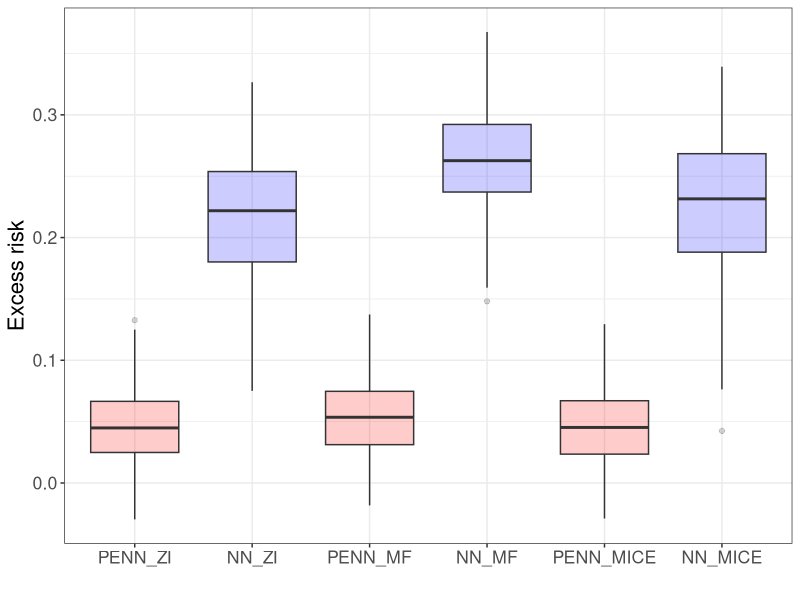

Recreate this plot in R.
library(ggplot2)
library(tidyr)

PENN_ZI = c(1.1653363704681396, 1.1488614082336426, 1.1591769456863403, 1.1329071521759033, 1.1831703186035156, 1.1776491403579712, 1.1612392663955688, 1.1884667873382568, 1.2079130411148071, 1.1844959259033203, 1.1616915464401245, 1.110626220703125, 1.1665908098220825, 1.190011739730835, 1.1851081848144531, 1.1963841915130615, 1.1539978981018066, 1.1506422758102417, 1.2202701568603516, 1.23233163356781, 1.1006361246109009, 1.1435208320617676, 1.1750329732894897, 1.1933672428131104, 1.2010498046875, 1.1258498430252075, 1.127498984336853, 1.2245675325393677, 1.1172198057174683, 1.2091244459152222, 1.2307182550430298, 1.2262053489685059, 1.1752650737762451, 1.1515581607818604, 1.215487003326416, 1.1608703136444092, 1.1998791694641113, 1.180948257446289, 1.1296628713607788, 1.181888222694397, 1.2128573656082153, 1.1709473133087158, 1.2629666328430176, 1.13236665725708, 1.1825666427612305, 1.1986219882965088, 1.1679729223251343, 1.2141412496566772, 1.1601650714874268, 1.1705516576766968, 1.1996735334396362, 1.175622820854187, 1.1817431449890137, 1.2092626094818115, 1.144528865814209, 1.1934006214141846, 1.2045823335647583, 1.1917937994003296, 1.1949634552001953, 1.1313174962997437, 1.171170949935913, 1.2394357919692993, 1.1928092241287231, 1.1628503799438477, 1.1970726251602173, 1.1967018842697144, 1.1484464406967163, 1.162784218788147, 1.1361876726150513, 1.1554454565048218, 1.2165169715881348, 1.1391429901123047, 1.1806682348251343, 1.1714544296264648, 1.1679810285568237, 1.1903938055038452, 1.2552634477615356, 1.1680736541748047, 1.1128251552581787, 1.2064834833145142, 1.1757183074951172, 1.1530117988586426, 1.1674083471298218, 1.1716573238372803, 1.1630874872207642, 1.13587486743927, 1.116837978363037, 1.1167176961898804, 1.1649999618530273, 1.154213786125183, 1.1907908916473389, 1.2035411596298218, 1.1704638004302979, 1.1855802536010742, 1.1665700674057007, 1.1593399047851562, 1.13966965675354, 1.2383121252059937, 1.1849316358566284, 1.1983879804611206) - 0.880255 - 0.25

NN_ZI = c(1.231329321861267, 1.3524235486984253, 1.3736671209335327, 1.218039870262146, 1.4087750911712646, 1.3625819683074951, 1.3559980392456055, 1.4059115648269653, 1.4568603038787842, 1.4012188911437988, 1.2534441947937012, 1.3245224952697754, 1.367131233215332, 1.3860951662063599, 1.432630181312561, 1.3945012092590332, 1.2233467102050781, 1.2572156190872192, 1.388885498046875, 1.4516714811325073, 1.3290702104568481, 1.2339023351669312, 1.36989164352417, 1.3777326345443726, 1.3105217218399048, 1.3456430435180664, 1.2939863204956055, 1.430167317390442, 1.3211853504180908, 1.3714637756347656, 1.3918837308883667, 1.3821146488189697, 1.3576738834381104, 1.2551770210266113, 1.323976993560791, 1.360067367553711, 1.3833012580871582, 1.3748873472213745, 1.3396919965744019, 1.3265131711959839, 1.390434741973877, 1.3514525890350342, 1.39231276512146, 1.3105682134628296, 1.4330605268478394, 1.2995437383651733, 1.241245985031128, 1.4326019287109375, 1.3624589443206787, 1.351701021194458, 1.389217495918274, 1.3795371055603027, 1.296308159828186, 1.339192271232605, 1.332366704940796, 1.2740886211395264, 1.3518257141113281, 1.3795557022094727, 1.2998497486114502, 1.209793210029602, 1.3170655965805054, 1.3424859046936035, 1.3807677030563354, 1.285478949546814, 1.3445948362350464, 1.4047892093658447, 1.2234704494476318, 1.35712468624115, 1.2954413890838623, 1.3199101686477661, 1.3100122213363647, 1.339227318763733, 1.360996127128601, 1.3891565799713135, 1.3833738565444946, 1.395546317100525, 1.3370963335037231, 1.2709300518035889, 1.301484227180481, 1.37284517288208, 1.3972424268722534, 1.3537147045135498, 1.3896832466125488, 1.35347580909729, 1.2545539140701294, 1.2687678337097168, 1.301635503768921, 1.2053616046905518, 1.336413860321045, 1.3654416799545288, 1.3910828828811646, 1.3922662734985352, 1.3380956649780273, 1.3999338150024414, 1.317535161972046, 1.2489526271820068, 1.3493074178695679, 1.3691322803497314, 1.35028874874115, 1.4311435222625732) - 0.880255 - 0.25

PENN_MF = c(1.172859787940979, 1.1614296436309814, 1.1782726049423218, 1.1397730112075806, 1.1978625059127808, 1.1791508197784424, 1.165939211845398, 1.203080415725708, 1.2115188837051392, 1.1849899291992188, 1.165507435798645, 1.1361464262008667, 1.1774991750717163, 1.1942715644836426, 1.1936341524124146, 1.2082715034484863, 1.1621938943862915, 1.159568190574646, 1.2227298021316528, 1.2333180904388428, 1.1312978267669678, 1.1465409994125366, 1.1958651542663574, 1.200303077697754, 1.2215222120285034, 1.129032850265503, 1.1368167400360107, 1.2483175992965698, 1.1194751262664795, 1.2080718278884888, 1.2503780126571655, 1.236696481704712, 1.1849027872085571, 1.1541756391525269, 1.240032434463501, 1.1683130264282227, 1.206588864326477, 1.203218698501587, 1.1414695978164673, 1.157601237297058, 1.2274366617202759, 1.1761372089385986, 1.2675747871398926, 1.1300944089889526, 1.2099394798278809, 1.2091697454452515, 1.1760073900222778, 1.2382135391235352, 1.1906778812408447, 1.1827670335769653, 1.198960304260254, 1.186415672302246, 1.1935662031173706, 1.2227996587753296, 1.1556015014648438, 1.2037560939788818, 1.2044308185577393, 1.1972278356552124, 1.1988080739974976, 1.1459412574768066, 1.1741880178451538, 1.2390191555023193, 1.2015498876571655, 1.1849536895751953, 1.2034114599227905, 1.2134828567504883, 1.1470285654067993, 1.1669535636901855, 1.1271284818649292, 1.151516318321228, 1.2135545015335083, 1.1646440029144287, 1.192710518836975, 1.177801251411438, 1.17116379737854, 1.1960755586624146, 1.250306248664856, 1.1825964450836182, 1.1120357513427734, 1.2089290618896484, 1.1816171407699585, 1.1496883630752563, 1.1725249290466309, 1.174027681350708, 1.1577751636505127, 1.1429370641708374, 1.131546974182129, 1.129437804222107, 1.1784887313842773, 1.1615357398986816, 1.207485556602478, 1.2019842863082886, 1.1706141233444214, 1.1870448589324951, 1.162574052810669, 1.1765227317810059, 1.1517307758331299, 1.2411675453186035, 1.1991244554519653, 1.2239454984664917) - 0.880255 - 0.25

NN_MF = c(1.3521114587783813, 1.3667691946029663, 1.3835365772247314, 1.3147597312927246, 1.4126347303390503, 1.3912177085876465, 1.3680989742279053, 1.4223085641860962, 1.4711757898330688, 1.387104868888855, 1.3928142786026, 1.355779767036438, 1.3744757175445557, 1.4131028652191162, 1.433471441268921, 1.4235703945159912, 1.351845383644104, 1.3827327489852905, 1.4362596273422241, 1.4828375577926636, 1.332700252532959, 1.3736207485198975, 1.4305137395858765, 1.3953338861465454, 1.4650006294250488, 1.3509432077407837, 1.3460496664047241, 1.4355652332305908, 1.3151345252990723, 1.423837423324585, 1.4456759691238403, 1.434425711631775, 1.3687562942504883, 1.355865240097046, 1.4170705080032349, 1.3914847373962402, 1.3925261497497559, 1.4370639324188232, 1.3520382642745972, 1.355433464050293, 1.4079517126083374, 1.4053878784179688, 1.4977726936340332, 1.3401484489440918, 1.4495357275009155, 1.4240244626998901, 1.3903793096542358, 1.4394642114639282, 1.3729337453842163, 1.3724249601364136, 1.3985978364944458, 1.3773573637008667, 1.393000841140747, 1.4325391054153442, 1.3519412279129028, 1.425658941268921, 1.4095771312713623, 1.4228371381759644, 1.4131981134414673, 1.3393208980560303, 1.3982433080673218, 1.4363199472427368, 1.3941500186920166, 1.3741213083267212, 1.4214955568313599, 1.4161741733551025, 1.3354331254959106, 1.3622498512268066, 1.2894195318222046, 1.3735227584838867, 1.4408011436462402, 1.386667013168335, 1.4069335460662842, 1.4072184562683105, 1.392014503479004, 1.3937866687774658, 1.4395668506622314, 1.3710345029830933, 1.2783386707305908, 1.4520297050476074, 1.4025450944900513, 1.3886451721191406, 1.4033809900283813, 1.4083569049835205, 1.357273817062378, 1.3340084552764893, 1.3199036121368408, 1.3361201286315918, 1.3570637702941895, 1.3916189670562744, 1.4134840965270996, 1.4147772789001465, 1.367553949356079, 1.3936306238174438, 1.3604661226272583, 1.37589430809021, 1.3698647022247314, 1.467473030090332, 1.3967163562774658, 1.4369561672210693) - 0.880255 - 0.25

PENN_MICE = c(1.175697684288025, 1.1447298526763916, 1.1678473949432373, 1.1279278993606567, 1.197246789932251, 1.1734369993209839, 1.161920189857483, 1.2013651132583618, 1.2108107805252075, 1.1740142107009888, 1.1512064933776855, 1.125068187713623, 1.158559799194336, 1.1876825094223022, 1.1822304725646973, 1.1981202363967896, 1.1546720266342163, 1.1422674655914307, 1.197500228881836, 1.228579044342041, 1.114743947982788, 1.1401889324188232, 1.1862378120422363, 1.1856706142425537, 1.202951192855835, 1.1299562454223633, 1.1326960325241089, 1.234903335571289, 1.123036503791809, 1.2204939126968384, 1.2283058166503906, 1.2161991596221924, 1.1773313283920288, 1.1506091356277466, 1.2201919555664062, 1.15608549118042, 1.2034496068954468, 1.1847528219223022, 1.1294645071029663, 1.1480927467346191, 1.2054386138916016, 1.1752417087554932, 1.2596650123596191, 1.1288450956344604, 1.2015657424926758, 1.198269009590149, 1.181520938873291, 1.2150835990905762, 1.1639162302017212, 1.1753829717636108, 1.1941592693328857, 1.1807154417037964, 1.1743628978729248, 1.2160449028015137, 1.1446541547775269, 1.19569993019104, 1.2063907384872437, 1.1989078521728516, 1.1931183338165283, 1.1249889135360718, 1.1664392948150635, 1.2202359437942505, 1.1926474571228027, 1.173156976699829, 1.1958134174346924, 1.1917040348052979, 1.144085168838501, 1.1486051082611084, 1.1289604902267456, 1.1614024639129639, 1.2138302326202393, 1.1314046382904053, 1.1763038635253906, 1.1683971881866455, 1.1662006378173828, 1.1877827644348145, 1.2465007305145264, 1.164231300354004, 1.1013342142105103, 1.2139134407043457, 1.182411789894104, 1.1441645622253418, 1.1812279224395752, 1.171637773513794, 1.1570793390274048, 1.1222493648529053, 1.1161531209945679, 1.125388741493225, 1.1800035238265991, 1.157673716545105, 1.1952639818191528, 1.196663737297058, 1.17519211769104, 1.1745688915252686, 1.1637665033340454, 1.165581464767456, 1.1546434164047241, 1.2488881349563599, 1.18135404586792, 1.1952143907546997) - 0.880255 - 0.25

NN_MICE = c(1.35847008228302, 1.20656156539917, 1.3193016052246094, 1.3045696020126343, 1.4047366380691528, 1.3843343257904053, 1.3763179779052734, 1.432015061378479, 1.4375312328338623, 1.2578927278518677, 1.3864738941192627, 1.2346872091293335, 1.3724769353866577, 1.3896379470825195, 1.4306116104125977, 1.403967261314392, 1.3470662832260132, 1.353537678718567, 1.3859671354293823, 1.4531608819961548, 1.2790690660476685, 1.2962827682495117, 1.4004292488098145, 1.341734528541565, 1.3259037733078003, 1.1727317571640015, 1.2994897365570068, 1.3473646640777588, 1.2953284978866577, 1.389334797859192, 1.3049262762069702, 1.435194492340088, 1.3445043563842773, 1.2671748399734497, 1.3189125061035156, 1.3479735851287842, 1.3167256116867065, 1.4211419820785522, 1.3519726991653442, 1.3444215059280396, 1.4001917839050293, 1.3498094081878662, 1.4694558382034302, 1.3312077522277832, 1.347744345664978, 1.4178386926651, 1.3431072235107422, 1.4252679347991943, 1.3970630168914795, 1.3639248609542847, 1.3854542970657349, 1.2496981620788574, 1.3754469156265259, 1.3801950216293335, 1.2871869802474976, 1.3637402057647705, 1.4103710651397705, 1.4213647842407227, 1.3966563940048218, 1.3217052221298218, 1.321191668510437, 1.4222853183746338, 1.3745427131652832, 1.3240892887115479, 1.294295072555542, 1.394992709159851, 1.3065625429153442, 1.3140236139297485, 1.235485315322876, 1.3023802042007446, 1.4493299722671509, 1.3289233446121216, 1.3745625019073486, 1.4116624593734741, 1.3817330598831177, 1.400349497795105, 1.4458404779434204, 1.3770077228546143, 1.2973600625991821, 1.4395418167114258, 1.3708515167236328, 1.3165282011032104, 1.3874146938323975, 1.345869541168213, 1.3549585342407227, 1.3150582313537598, 1.2969924211502075, 1.3238111734390259, 1.3496215343475342, 1.375205397605896, 1.3980706930160522, 1.4056099653244019, 1.3042453527450562, 1.400360107421875, 1.3621569871902466, 1.3715444803237915, 1.3614180088043213, 1.4029340744018555, 1.258225917816162, 1.4040098190307617) - 0.880255 - 0.25


Excess_Risk = data.frame('PENN_ZI' = PENN_ZI, 'NN_ZI' = NN_ZI,
                         'PENN_MF' = PENN_MF, 'NN_MF' = NN_MF,
                         'PENN_MICE' = PENN_MICE, 'NN_MICE' = NN_MICE)
df_long = Excess_Risk %>%
  pivot_longer(cols = everything(), names_to = "Variable", values_to = "Value")
df_long$Variable = factor(df_long$Variable, levels = c('PENN_ZI', 'NN_ZI', 'PENN_MF', 'NN_MF', 'PENN_MICE', 'NN_MICE'))

ggplot(df_long, aes(x=Variable, y=Value, fill=Variable)) + geom_boxplot(alpha=0.2) + 
  xlab("") + ylab("Excess risk") + theme_bw() + theme(legend.position = "none", text = element_text(size = 16)) + 
  scale_fill_manual(values = c('PENN_ZI' = 'red', 'NN_ZI' = 'blue', 'PENN_MF' = 'red', 
                               'NN_MF' = 'blue',  'PENN_MICE' = 'red', 'NN_MICE' = 'blue'))
